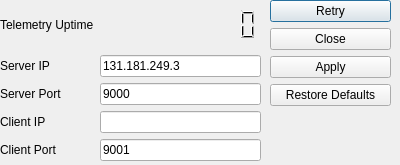
<?xml version="1.0" encoding="UTF-8"?>
<ui version="4.0">
 <class>wifiComms</class>
 <widget class="QWidget" name="wifiComms">
  <property name="geometry">
   <rect>
    <x>0</x>
    <y>0</y>
    <width>400</width>
    <height>165</height>
   </rect>
  </property>
  <property name="windowTitle">
   <string>Wifi Communications Link</string>
  </property>
  <widget class="QWidget" name="gridLayoutWidget_2">
   <property name="geometry">
    <rect>
     <x>0</x>
     <y>0</y>
     <width>261</width>
     <height>161</height>
    </rect>
   </property>
   <layout class="QGridLayout" name="gridLayout_2">
    <item row="2" column="0">
     <widget class="QLabel" name="label_2">
      <property name="text">
       <string>Server Port</string>
      </property>
     </widget>
    </item>
    <item row="2" column="1">
     <widget class="QLineEdit" name="serverPortlineEdit">
      <property name="text">
       <string>9000</string>
      </property>
     </widget>
    </item>
    <item row="1" column="1">
     <widget class="QLineEdit" name="serverIPlineEdit">
      <property name="text">
       <string>131.181.249.3</string>
      </property>
     </widget>
    </item>
    <item row="3" column="1">
     <widget class="QLineEdit" name="clientIPlineEdit">
      <property name="text">
       <string/>
      </property>
      <property name="readOnly">
       <bool>true</bool>
      </property>
     </widget>
    </item>
    <item row="3" column="0">
     <widget class="QLabel" name="label_3">
      <property name="text">
       <string>Client IP</string>
      </property>
     </widget>
    </item>
    <item row="4" column="0">
     <widget class="QLabel" name="label_4">
      <property name="text">
       <string>Client Port</string>
      </property>
     </widget>
    </item>
    <item row="4" column="1">
     <widget class="QLineEdit" name="clientPortlineEdit">
      <property name="text">
       <string>9001</string>
      </property>
     </widget>
    </item>
    <item row="1" column="0">
     <widget class="QLabel" name="label">
      <property name="text">
       <string>Server IP</string>
      </property>
     </widget>
    </item>
    <item row="0" column="1">
     <widget class="QLCDNumber" name="uptimelcdNumber">
      <property name="frameShape">
       <enum>QFrame::NoFrame</enum>
      </property>
      <property name="frameShadow">
       <enum>QFrame::Plain</enum>
      </property>
      <property name="numDigits">
       <number>10</number>
      </property>
     </widget>
    </item>
    <item row="0" column="0">
     <widget class="QLabel" name="label_5">
      <property name="text">
       <string>Telemetry Uptime</string>
      </property>
     </widget>
    </item>
   </layout>
  </widget>
  <widget class="QDialogButtonBox" name="connectionbuttonBox">
   <property name="geometry">
    <rect>
     <x>270</x>
     <y>0</y>
     <width>121</width>
     <height>161</height>
    </rect>
   </property>
   <property name="orientation">
    <enum>Qt::Vertical</enum>
   </property>
   <property name="standardButtons">
    <set>QDialogButtonBox::Apply|QDialogButtonBox::Close|QDialogButtonBox::RestoreDefaults|QDialogButtonBox::Retry</set>
   </property>
   <property name="centerButtons">
    <bool>false</bool>
   </property>
  </widget>
 </widget>
 <resources/>
 <connections>
  <connection>
   <sender>connectionbuttonBox</sender>
   <signal>clicked(QAbstractButton*)</signal>
   <receiver>wifiComms</receiver>
   <slot>buttonBoxChanged(QAbstractButton*)</slot>
   <hints>
    <hint type="sourcelabel">
     <x>355</x>
     <y>67</y>
    </hint>
    <hint type="destinationlabel">
     <x>265</x>
     <y>74</y>
    </hint>
   </hints>
  </connection>
 </connections>
 <slots>
  <slot>buttonBoxChanged(QAbstractButton*)</slot>
 </slots>
</ui>
